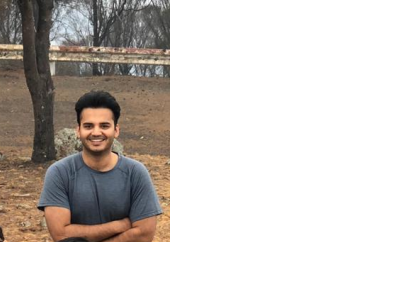
//> input picture 05_Split_and_Merge/05_Split_and_Merge/sample.jpg, 400 x 300 px
$ ./main   (built with g++ and OpenCV 4)
//> lines starting //> are read from the running program, lines starting //| are printed output that depends on the picture
//In this experiment ,we are going to illustrate , Split and Merge from thje
#include<opencv2/opencv.hpp>
#include<stdint.h>
#include<array>
#include<vector>

using namespace std;
using namespace cv;

int main(){

    //Common Parts :
    //Loading the image :
    Mat modified1 = imread("sample.jpg",CV_LOAD_IMAGE_COLOR);
//> modified1 is the input picture: 300 rows x 400 cols, CV_8UC3; mean B, G, R 199.6, 203.8, 209

    /*This works :
    *********************/
    vector<cv::Mat> rgb ;
    cv::split(modified1 , rgb);
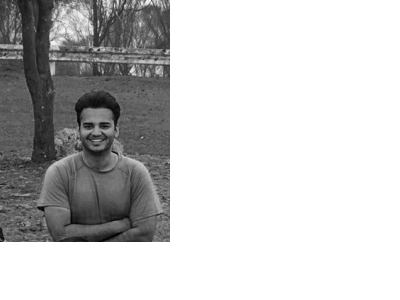
//> rgb[0]: 300 rows x 400 cols, CV_8UC1; min 0, max 255, mean 199.6
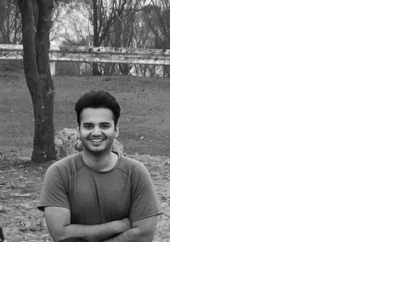
//> rgb[1]: 300 rows x 400 cols, CV_8UC1; min 3, max 255, mean 203.8
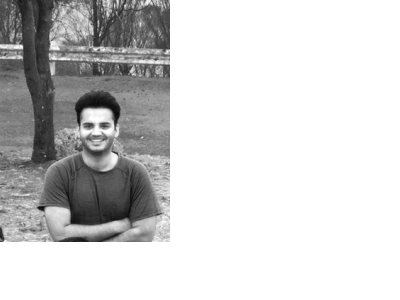
//> rgb[2]: 300 rows x 400 cols, CV_8UC1; min 6, max 255, mean 209
    /********************/

    /* Does not work
    ********************/
      Mat rgb1[3]  ;
    //Mat *rgb1 = &modified1;
    cv::split(modified1 , rgb1);
    /********************/


    /* Does not work
    ********************/
//vector<cv::Mat*> rgb2{nullptr,nullptr,nullptr} ;
     //vector<cv::Mat*> rgb2{&modified1};

//   cv::split(modified1 , rgb2);
    /********************/

    //Display the image :
    cv::imshow("display_screen",rgb1[2]);
    waitKey();

    return 0 ;
}


    //Part 1a : Splitting the image into RGB :
    //1b: Displayiing the image which was split :

    //Part2a :
    //2b : Remerging the image :
    //2c: Displaying the image which was re merged
